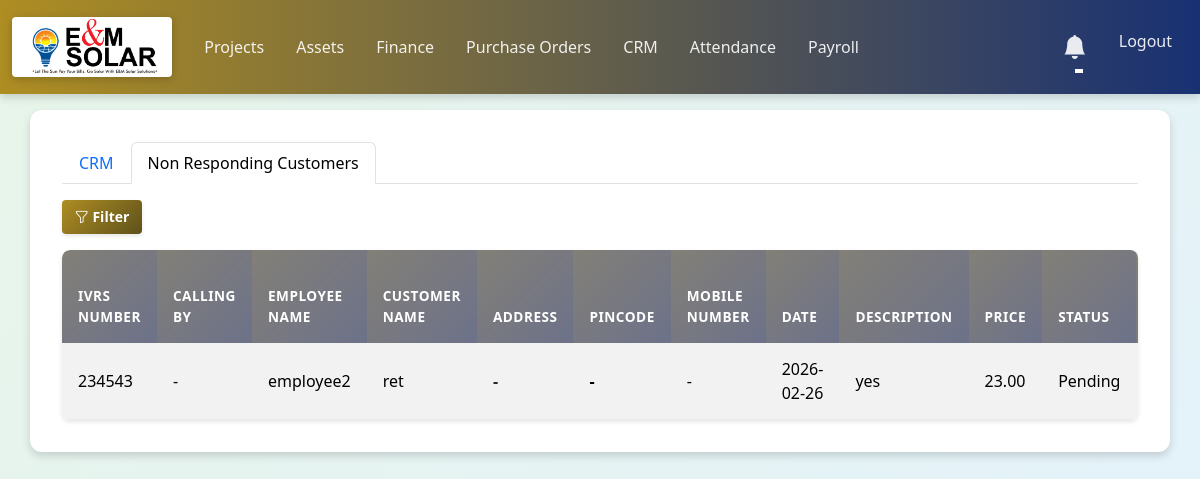
The app's page /non_responding_customers (signed in) with its own data.
### models/crm.py (models this page shows, shortened)
class CRM(db.Model):
    id = db.Column(db.Integer, primary_key=True)
    ivrs_number = db.Column('ivrm_number', db.String(100), nullable=True)
    calling_by = db.Column(db.String(100), nullable=True)
    employee_name = db.Column(db.String(100), nullable=False)
    customer_name = db.Column(db.String(100), nullable=False)
    address = db.Column(db.String(255), nullable=True)
    pincode = db.Column(db.String(20), nullable=True)
    mobile_number = db.Column(db.String(20), nullable=True)
    date = db.Column(db.Date, nullable=False)
    description = db.Column(db.Text, nullable=False)
    price = db.Column(db.Float, nullable=False, default=0.0)
    status = db.Column(db.String(50), nullable=False, default='Pending')
    connection_category = db.Column(db.String(100), nullable=True)
    arrears = db.Column(db.String(100), nullable=True)
    connection_phase = db.Column(db.String(50), nullable=True)
    connected_load = db.Column(db.String(100), nullable=True)
    connected_load_unit = db.Column(db.String(50), nullable=True)
    meter_identifier = db.Column(db.String(100), nullable=True)
    meter_make = db.Column(db.String(100), nullable=True)
    meter_type = db.Column(db.String(100), nullable=True)
    meter_capacity = db.Column(db.String(100), nullable=True)
    assigned_to_id = db.Column(db.Integer, db.ForeignKey('user.id'), nullable=True)
    accepted_at = db.Column(db.DateTime, nullable=True)
    is_closed = db.Column(db.Boolean, default=False)
    closed_at = db.Column(db.DateTime, nullable=True)
    is_non_responding = db.Column(db.Boolean, default=False)
    marked_non_responding_at = db.Column(db.DateTime, nullable=True)
    created_at = db.Column(db.DateTime, default=datetime.utcnow)
    updated_at = db.Column(db.DateTime, default=datetime.utcnow, onupdate=datetime.utcnow)
    remarks = db.relationship('CRMRemark', back_populates='crm', cascade="all, delete-orphan", lazy=True)
    reminders = db.relationship('CRMReminder', back_populates='crm', cascade="all, delete-orphan", lazy=True)
    assigned_to = db.relationship('User', foreign_keys=[assigned_to_id])

### routes/crm_routes.py (the view)
@crm_bp.route('/non_responding_customers')
@login_required
def non_responding_customers():
    is_admin = current_user.username == 'admin'
    ivrs_filter = request.args.get('ivrs_filter', '').strip()
    employee_filter = request.args.get('employee_filter', '').strip()
    customer_filter = request.args.get('customer_filter', '').strip()
    date_order = request.args.get('date_order', 'desc')
    if is_admin:
        query = CRM.query.filter(CRM.is_non_responding == True)
    else:
        query = CRM.query.filter(
            (CRM.is_non_responding == True) &
            ((CRM.is_closed == False) | (CRM.assigned_to_id == current_user.id))
        )
    if ivrs_filter:
        query = query.filter(CRM.ivrs_number.ilike(f'%{ivrs_filter}%'))
    if employee_filter:
        query = query.filter(CRM.employee_name.ilike(f'%{employee_filter}%'))
    if customer_filter:
        query = query.filter(CRM.customer_name.ilike(f'%{customer_filter}%'))
    if date_order == 'asc':
        query = query.order_by(CRM.date.asc())
    else:
        query = query.order_by(CRM.date.desc())
    crm_entries = query.all()
    return render_template('non_responding_customers.html', crm_entries=crm_entries, is_admin=is_admin)

### templates/non_responding_customers.html (shortened to what this page needs)
{% extends "base.html" %}
{% block content %}
      <ul class="nav nav-tabs mb-3">
        <li class="nav-item">
          <a class="nav-link" href="{{ url_for('crm.crm') }}">CRM</a>
        </li>
        <li class="nav-item">
          <a class="nav-link active" href="{{ url_for('crm.non_responding_customers') }}">Non Responding Customers</a>
        </li>
      </ul>
      <div class="mb-3">
        <button class="btn btn-primary btn-sm" type="button" data-bs-toggle="collapse" data-bs-target="#filterCollapse" aria-expanded="false" aria-controls="filterCollapse">
          <i class="bi bi-funnel"></i> Filter
        </button>
      </div>
      <div class="table-responsive">
        <table class="table table-striped">
          <thead>
            <tr>
              <th>IVRS Number</th>
              <th>Calling by</th>
              <th>Employee Name</th>
              <th>Customer Name</th>
              <th>Address</th>
              <th>Pincode</th>
              <th>Mobile Number</th>
              <th>Date</th>
              <th>Description</th>
              <th>Price</th>
              <th>Status</th>
            </tr>
          </thead>
          <tbody>
            {% for entry in crm_entries %}
              <tr>
                <td>{{ entry.ivrs_number if entry.ivrs_number else '-' }}</td>
                <td>{{ entry.calling_by if entry.calling_by else '-' }}</td>
                <td>{{ entry.employee_name }}</td>
                <td>{{ entry.customer_name }}</td>
                <td class="text-dark">{{ entry.address if entry.address else '-' }}</td>
                <td>{{ entry.pincode if entry.pincode else '-' }}</td>
                <td>{{ entry.mobile_number if entry.mobile_number else '-' }}</td>
                <td>{{ entry.date.strftime('%Y-%m-%d') }}</td>
                <td>{{ entry.description }}</td>
                <td>{{ "%.2f"|format(entry.price) }}</td>
                <td>{{ entry.status }}</td>
              </tr>
            {% endfor %}
          </tbody>
        </table>
      </div>
{% endblock %}

### static/style.css (style rules this page uses)
:root { --primary-color: #ae8d22; --primary-dark: #5e511b; --primary-light: #af984c; --secondary-color: #193173; --secondary-dark: #0d0f40; --secondary-light: #3c4484; --bg-primary: #f8f9fa; --bg-secondary: #e9ecef; --bg-card: #ffffff; --text-primary: #212529; --text-secondary: #6c757d; --text-light: #ffffff; --success: #28a745; --warning: #ffc107; --danger: #dc3545; --info: #17a2b8; --shadow-sm: 0 2px 4px rgba(0,0,0,0.1); --shadow-md: 0 4px 8px rgba(0,0,0,0.15); --shadow-lg: 0 8px 16px rgba(0,0,0,0.2); --radius-sm: 4px; --radius-md: 8px; --radius-lg: 12px; --transition-fast: 0.2s ease; --transition-normal: 0.3s ease; }
body { font-family: 'Segoe UI', Tahoma, Geneva, Verdana, sans-serif; background: linear-gradient(135deg, #e8f5e9 0%, #e3f2fd 100%); background-attachment: fixed; min-height: 100vh; color: var(--text-primary); }
.btn-primary { background: linear-gradient(135deg, var(--primary-color) 0%, var(--primary-dark) 100%); border: none; padding: 0.6rem 1.5rem; border-radius: var(--radius-md); font-weight: 600; box-shadow: var(--shadow-sm); transition: var(--transition-fast); }
.btn-sm { padding: 0.4rem 0.8rem; border-radius: var(--radius-sm); }
.table { margin-bottom: 0; }
.table thead th { background: linear-gradient(135deg, rgba(95, 91, 80, 0.775) 0%, rgba(82, 88, 116, 0.847) 100%); color: var(--text-light); font-weight: 600; text-transform: uppercase; font-size: 0.85rem; letter-spacing: 0.5px; border: none; padding: 1rem; }
.table thead th:first-child { border-top-left-radius: var(--radius-md); }
.table tbody tr { transition: var(--transition-fast); border-bottom: 1px solid var(--bg-secondary); }
.table tbody td { padding: 0.875rem 1rem; vertical-align: middle; }
.table-responsive { border-radius: var(--radius-md); overflow-x: auto; overflow-y: hidden; box-shadow: var(--shadow-sm); }
.table-responsive .table { min-width: 1200px; }
a { color: var(--primary-color); transition: var(--transition-fast); }
.table tbody tr td:first-child::before { content: ''; }
.table td:nth-child(5) { font-weight: 600; color: var(--primary-color); }
.table td:nth-child(6) { font-weight: 600; }

### records on screen
CRM: ivrm_number "234543", calling_by "-", employee_name "employee2", customer_name "ret", address "-", pincode "-", mobile_number "-", date "2026-02-26", description "yes", price "23.00", status "Pending"
